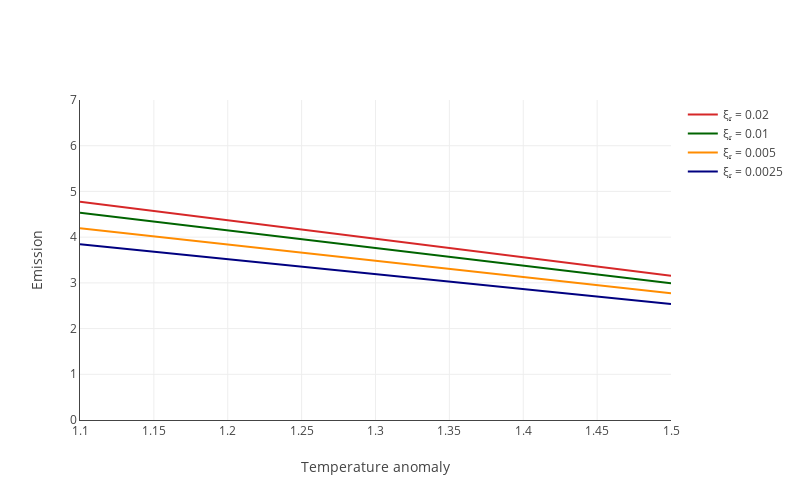

The notebook cell this image was saved under:
### Markdown cell above
## 4B.3 Emission and $\log SCC$ as a function of temperature anomaly

### Code cell
from src.plots import plot_ems_app
plot_ems_app(pre_jump_res, y_grid_short, ξ_a_list).write_html('plot_ems_app.html')
IFrame(src ='plot_ems_app.html', width=1090, height=500)
